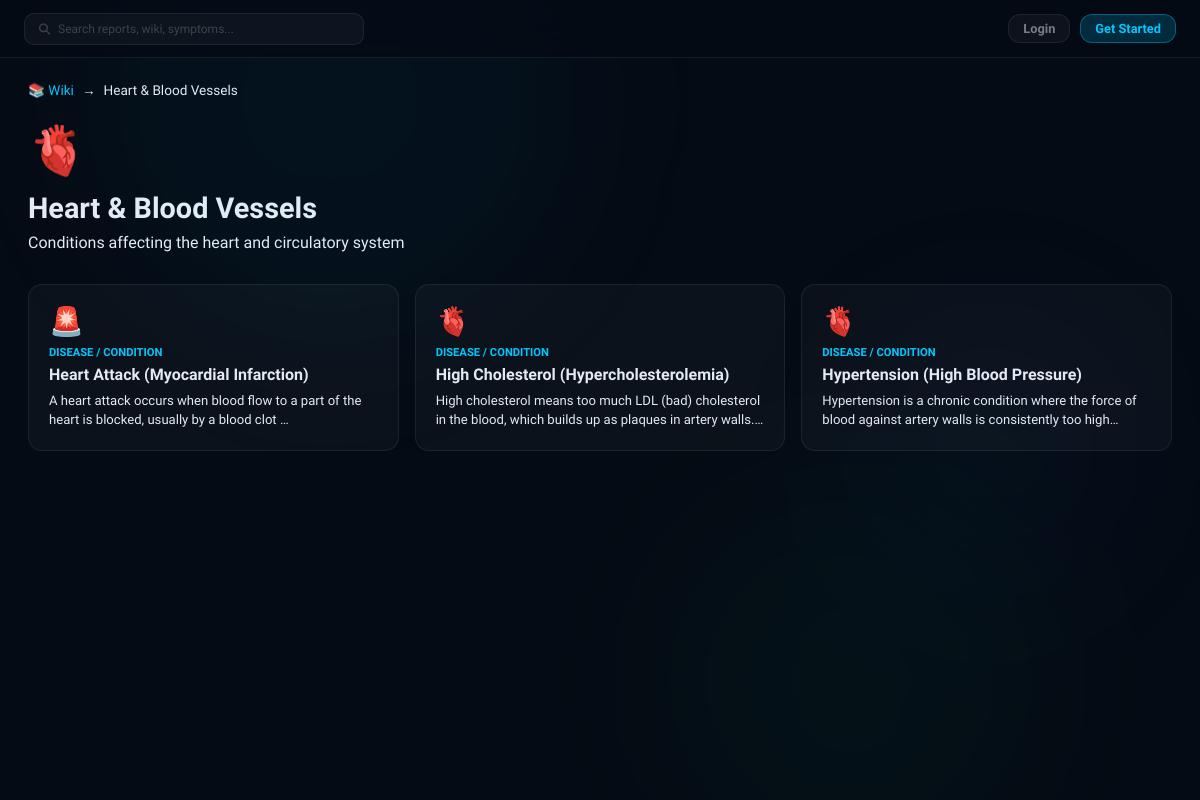
The page /wiki/category/cardiovascular/ on the database its author committed.
### wiki/models.py (models this page shows, shortened)
class WikiCategory(models.Model):
    name = models.CharField(max_length=100)
    slug = models.SlugField(unique=True)
    icon = models.CharField(max_length=10, default='📋')
    description = models.TextField(blank=True)
    order = models.IntegerField(default=0)
    class Meta:
        ordering = ['order', 'name']
        verbose_name_plural = 'Wiki Categories'

class WikiArticle(models.Model):
    ARTICLE_TYPES = [
        ('disease', 'Disease / Condition'),
        ('term', 'Medical Term'),
        ('drug', 'Drug / Medication'),
    ]
    title = models.CharField(max_length=255)
    slug = models.SlugField(unique=True)
    article_type = models.CharField(max_length=20, choices=ARTICLE_TYPES, default='disease')
    category = models.ForeignKey(WikiCategory, on_delete=models.SET_NULL, null=True, blank=True, related_name='articles')
    icon = models.CharField(max_length=10, default='📋')
    overview = models.TextField()
    symptoms = models.TextField(blank=True)
    causes = models.TextField(blank=True)
    risk_factors = models.TextField(blank=True)
    treatments = models.TextField(blank=True)
    medications = models.TextField(blank=True)
    prevention = models.TextField(blank=True)
    lifestyle_tips = models.TextField(blank=True)
    when_to_see_doctor = models.TextField(blank=True)
    related_tests = models.TextField(blank=True)
    tags = models.CharField(max_length=500, blank=True)
    is_featured = models.BooleanField(default=False)
    created_at = models.DateTimeField(auto_now_add=True)
    updated_at = models.DateTimeField(auto_now=True)
    class Meta:
        ordering = ['title']

### wiki/views.py (the view)
# urls.py: path('wiki/category/<slug:slug>/', views.wiki_category, name='wiki_category'),
def wiki_category(request, slug):
    category = get_object_or_404(WikiCategory, slug=slug)
    articles = WikiArticle.objects.filter(category=category)
    return render(request, 'wiki/wiki_category.html', {'category': category, 'articles': articles})

### templates/wiki/wiki_category.html (shortened to what this page needs)
{% extends 'base.html' %}
{% block content %}
<div class="main-content">
    <div style="display:flex;gap:8px;align-items:center;margin-bottom:1.5rem;font-size:0.85rem;color:var(--text-muted)">
        <a href="{% url 'wiki_home' %}" style="color:var(--accent);text-decoration:none">📚 Wiki</a> → <span>{{ category.name }}</span>
    </div>
    <div style="margin-bottom:2rem">
        <div style="font-size:3rem;margin-bottom:0.75rem">{{ category.icon }}</div>
        <h1 style="font-size:1.8rem;font-weight:700;margin-bottom:0.5rem">{{ category.name }}</h1>
        <p style="color:var(--text-muted)">{{ category.description }}</p>
    </div>
    <div style="display:grid;grid-template-columns:repeat(auto-fill,minmax(280px,1fr));gap:1rem">
        {% for article in articles %}
        <a href="{% url 'wiki_article' article.slug %}" style="background:var(--surface);border:1px solid var(--border);border-radius:14px;padding:1.25rem;text-decoration:none;color:inherit;display:block;transition:all 0.25s" onmouseover="this.style.borderColor='rgba(0,200,255,0.3)';this.style.transform='translateY(-2px)'" onmouseout="this.style.borderColor='var(--border)';this.style.transform='none'">
            <div style="font-size:1.75rem;margin-bottom:0.5rem">{{ article.icon }}</div>
            <div style="font-size:0.7rem;font-weight:700;text-transform:uppercase;color:var(--accent);margin-bottom:0.4rem">{{ article.get_article_type_display }}</div>
            <div style="font-weight:700;margin-bottom:0.4rem">{{ article.title }}</div>
            <div style="font-size:0.82rem;color:var(--text-muted);line-height:1.5;overflow:hidden;display:-webkit-box;-webkit-line-clamp:2;-webkit-box-orient:vertical">{{ article.overview|truncatewords:20 }}</div>
        </a>
        {% empty %}
        <p style="color:var(--text-muted)">No articles in this category yet.</p>
        {% endfor %}
    </div>
</div>
{% endblock %}

### templates/base.html (style rules this page uses)
:root { --bg: #050b14; --glass: rgba(13,24,37,0.6); --glass2: rgba(255,255,255,0.04); --glass3: rgba(255,255,255,0.03); --border: rgba(255,255,255,0.07); --border2: rgba(255,255,255,0.11); --accent: #00c8ff; --accent2: #00ff9d; --accent3: #ff6b6b; --warn: #ffb347; --text: #e2eaf4; --muted: rgba(255,255,255,0.45); --dim: rgba(255,255,255,0.2); --faint: rgba(255,255,255,0.08); --font: 'Sora', sans-serif; --surface: rgba(255,255,255,0.03); --surface2: rgba(255,255,255,0.05); --radius: 12px; --shadow: 0 4px 16px rgba(0,0,0,0.3); --mono: 'Space Mono', monospace; --blur: blur(20px); --blur-sm: blur(12px); --r: 12px; --r-lg: 16px; --sidebar-w: 220px; }
*, *::before, *::after { box-sizing: border-box; margin: 0; padding: 0; }
html { scroll-behavior: smooth; }
body { font-family: var(--font); background: var(--bg); color: var(--text); min-height: 100vh; display: flex; overflow-x: hidden; }
.main-content { padding: 24px 28px; flex: 1; }

### rows shown on the page
WikiCategory: name "Heart & Blood Vessels", icon "🫀", description "Conditions affecting the heart and circulatory system"
WikiArticle: icon "🚨", article_type "DISEASE / CONDITION", title "Heart Attack (Myocardial Infarction)", overview "A heart attack occurs when blood flow to a part of the heart is blocked, usually by a blood clot …"
WikiArticle: icon "🫀", article_type "DISEASE / CONDITION", title "High Cholesterol (Hypercholesterolemia)", overview "High cholesterol means too much LDL (bad) cholesterol in the blood, which builds up as plaques in artery…"
WikiArticle: icon "🫀", article_type "DISEASE / CONDITION", title "Hypertension (High Blood Pressure)", overview "Hypertension is a chronic condition where the force of blood against artery walls is consistently too…"
